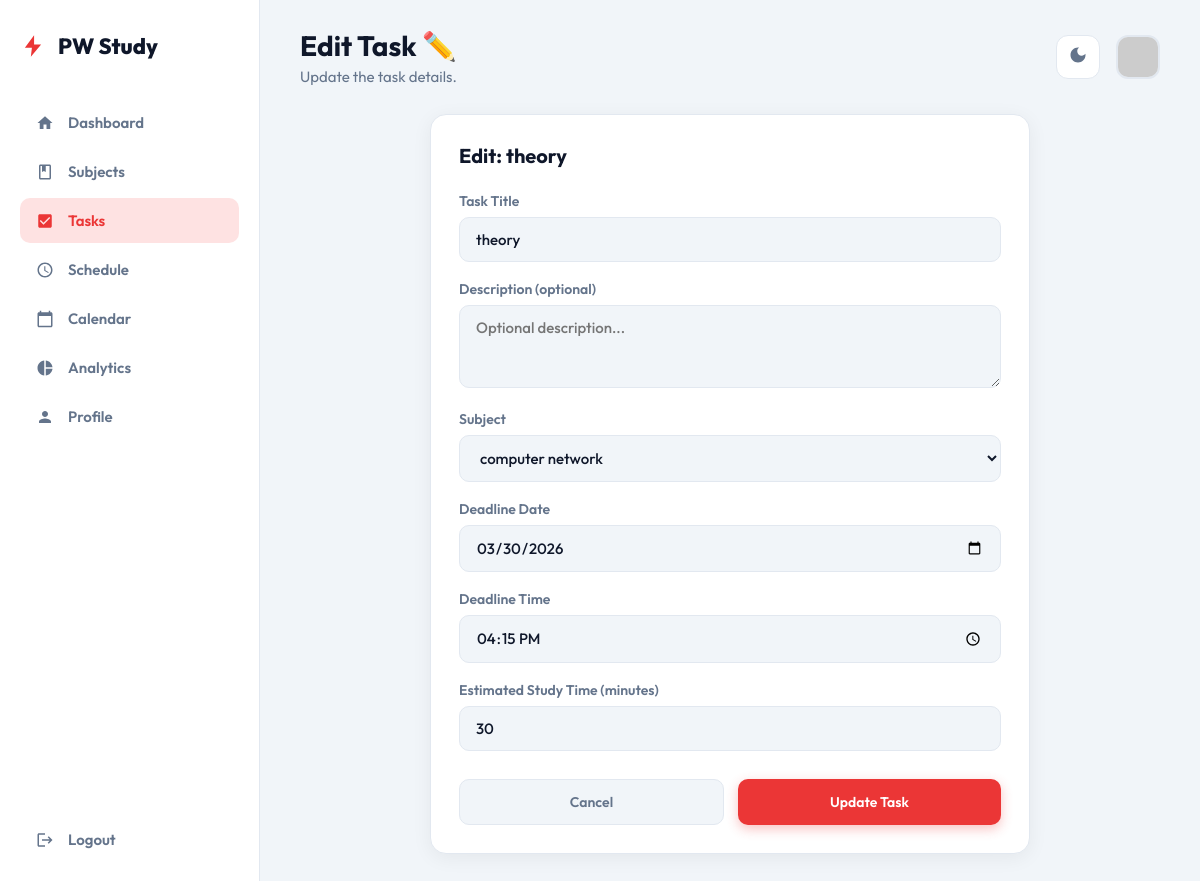
/tasks/edit/10/ (signed in), run on the app's committed database.
### planner/models.py (models this page shows, shortened)
class Task(models.Model):
    STATUS_CHOICES = [
        ('Pending', 'Pending'),
        ('Completed', 'Completed'),
    ]
    user = models.ForeignKey(User, on_delete=models.CASCADE, related_name='user_tasks')
    subject = models.ForeignKey(Subject, on_delete=models.CASCADE, related_name='tasks')
    title = models.CharField(max_length=200)
    description = models.TextField(blank=True, null=True)
    deadline = models.DateTimeField()
    status = models.CharField(max_length=20, choices=STATUS_CHOICES, default='Pending')
    estimated_time = models.IntegerField(default=30, help_text='Estimated time in minutes')
    created_at = models.DateTimeField(auto_now_add=True)

### planner/views.py (the view)
# urls.py: path('tasks/edit/<int:task_id>/', views.edit_task, name='edit_task'),
@login_required
def edit_task(request, task_id):
    task = get_object_or_404(Task, id=task_id, user=request.user)
    if request.method == 'POST':
        form = TaskForm(request.POST, instance=task, user=request.user)
        if form.is_valid():
            form.save()
            messages.success(request, f'Task "{task.title}" updated!')
            return redirect('planner:tasks')
    else:
        form = TaskForm(instance=task, user=request.user)
    return render(request, 'planner/add_task.html', {'form': form, 'editing': True, 'task': task})

### planner/models.py (called while the page is built)
    def __str__(self):
        return self.name

### templates/planner/add_task.html (shortened to what this page needs)
{% extends 'planner/base.html' %}
{% block header_title %}{% if editing %}Edit Task ✏️{% else %}Add Task ➕{% endif %}{% endblock %}
{% block header_subtitle %}{% if editing %}Update the task details.{% else %}Create a new study task.{% endif %}{% endblock %}
{% block content %}
<div class="card" style="max-width: 600px; margin: 0 auto;">
    <h3 style="margin-bottom: 24px; font-size:20px;">
        {% if editing %}Edit: {{ task.title }}{% else %}New Task{% endif %}
    </h3>
    <form method="post" id="task-form">
        <div class="form-group">
            <label>Task Title</label>
            {{ form.title }}
        </div>
        <div class="form-group">
            <label>Description (optional)</label>
            {{ form.description }}
        </div>
        <div class="form-group">
            <label>Subject</label>
            {{ form.subject }}
        </div>
        <div class="form-group">
            <label>Deadline Date</label>
            {{ form.deadline_date }}
        </div>
        <div class="form-group">
            <label>Deadline Time</label>
            {{ form.deadline_time }}
        </div>
        <div class="form-group">
            <label>Estimated Study Time (minutes)</label>
            {{ form.estimated_time }}
        </div>
        <div class="form-actions">
            <a href="{% url 'planner:tasks' %}" class="btn btn-secondary">Cancel</a>
            <button type="submit" class="btn btn-primary">
                {% if editing %}Update Task{% else %}Save Task{% endif %}
            </button>
        </div>
    </form>
</div>
{% endblock %}

### static/css/style.css (style rules this page uses)
:root { --bg: #f1f5f9; --sidebar-bg: #ffffff; --card-bg: #ffffff; --border: #e2e8f0; --text: #0f172a; --text-muted: #64748b; --primary: #eb3636; --primary-hover: #dc2626; --primary-light: #fee2e2; --accent-blue: #3b82f6; --accent-green: #10b981; --accent-yellow: #f59e0b; --shadow: 0 4px 20px rgba(0,0,0,0.06); --shadow-hover: 0 8px 30px rgba(0,0,0,0.10); --radius: 16px; --radius-sm: 10px; }
*, *::before, *::after { margin: 0; padding: 0; box-sizing: border-box; font-family: 'Outfit', sans-serif; }
body { background: var(--bg); color: var(--text); min-height: 100vh; transition: background 0.3s, color 0.3s; }
.card { background: var(--card-bg); border: 1px solid var(--border); border-radius: var(--radius); padding: 28px; box-shadow: var(--shadow); transition: background 0.3s, border-color 0.2s, box-shadow 0.2s; }
.btn { display: inline-flex; align-items: center; gap: 8px; padding: 10px 20px; border-radius: var(--radius-sm); font-size: 14px; font-weight: 600; cursor: pointer; border: none; text-decoration: none; transition: all 0.2s; }
.btn-primary { background: var(--primary); color: white; box-shadow: 0 4px 12px rgba(235,54,54,0.3); }
.btn-secondary { background: var(--bg); color: var(--text-muted); border: 1px solid var(--border); }
.form-group { margin-bottom: 18px; }
.form-group label { display: block; font-size: 14px; font-weight: 600; color: var(--text-muted); margin-bottom: 7px; }
.form-control { width: 100%; padding: 12px 16px; background: var(--bg); border: 1px solid var(--border); border-radius: var(--radius-sm); color: var(--text); font-size: 15px; font-weight: 500; outline: none; transition: border-color 0.2s, box-shadow 0.2s; }
.form-actions { display: flex; gap: 14px; margin-top: 28px; }
.form-actions .btn { flex: 1; justify-content: center; padding: 13px; }

### data on the page
Task: title "theory", subject "computer network", estimated_time "30"
